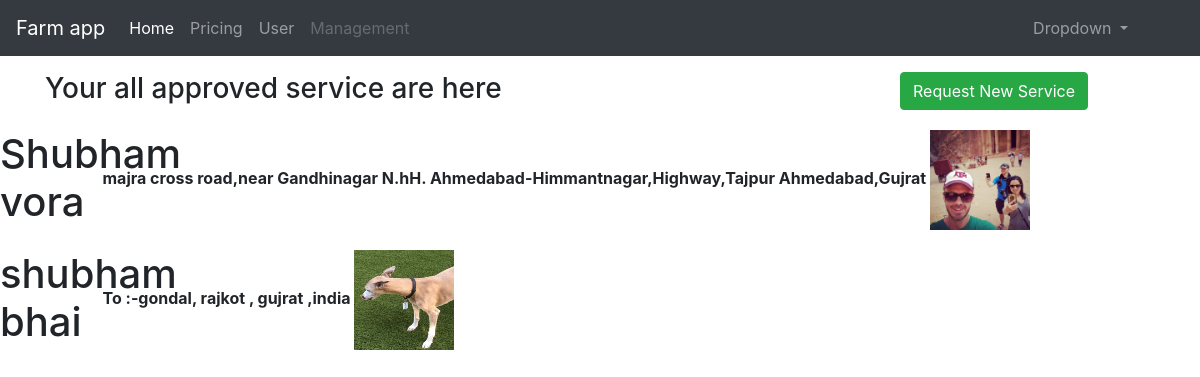
The page /user/records (signed in) on the database as committed earlier.
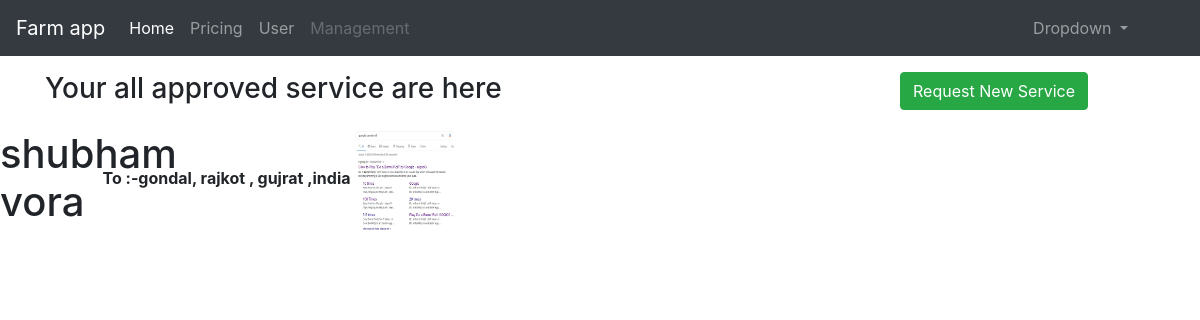
The same page on the database as committed later.
### user/models.py (models this page shows, shortened)
class UserRecord(models.Model):
    sandySoil = "Sandy soil"
    siltSoil = "Silt Soil"
    claySoil= "Clay Soil"
    loamySoil="Loamy Soil"
    SOIL_CHOICES = (
    (sandySoil, "Sandy Soil"),
    (siltSoil, "Silt Soil"),
    (claySoil, "Clay Soil"),
    (loamySoil, "Loamy Soil"),
    )
    recordId=models.AutoField(primary_key=True)
    user=models.ForeignKey(User,on_delete=models.CASCADE)
    name=models.CharField(max_length = 30, blank = False,null = False)
    mobileNo=models.CharField(max_length = 30, blank = False,null = False)
    farmaddress=models.CharField(max_length = 150, blank = False,null = False)
    farmArea=models.IntegerField(default=0)
    soilType=models.CharField(max_length = 11, choices = SOIL_CHOICES, default = siltSoil )
    moneyDemand=models.IntegerField(default=0)
    farmImage=models.ImageField(upload_to='user/farm/',default="")
    extraComment=models.TextField()
    timestamp= models.DateTimeField(default=now)

### user/views.py (the view)
# urls.py: path("records",views.userRecords,name='userRecords'),
def userRecords(request,):
    if request.user.is_authenticated:
        records= UserRecord.objects.filter(user=request.user)
        bool="true"
        form = UserRecordForm()
        Allrecords={'records':records,'bool':bool,'form': form}
    else :
        bool="false"
        Allrecords={'records':"",'bool':bool}
    if request.method == "POST":
        form = UserRecordForm(request.POST, request.FILES)
        if form.is_valid():
            userRecord= form.save(commit=False)
            userRecord.user = request.user
            form.save()
    return render(request,'user/records.html',Allrecords)

### user/templates/user/records.html (shortened to what this page needs)
{% extends "user/base.html" %}
{% block body %}
{% ifequal bool "true"  %}
<div class="container mt-3">
  <div class="row">
    <div class="col-9 mr-auto">
      <h3>Your all approved service are here</h3>
    </div>
    <div class="col-3 ml-auto">
<button type="button" class="btn btn-success mr-2 " data-toggle="modal" data-target="#RecordModal">
Request New Service
</button>
    </div>
  </div>
</div>
 {% for record in records %}
    <div class="row my-3">
        <div class="col-md-1  ">
       <h1>{{record.name}}</h1>
        </div>
        <div class="col-md-11 ">
        <b> {{record.farmaddress}} </b>
        <img src="/media/{{record.farmImage}}" width="100px" height="100px" alt="">
    </div>
    </div>
    {% endfor %}
{%endifequal%}
{% endblock  %}

### user/templates/user/base.html (shortened to what this page needs)
<!DOCTYPE html>
<html>
    <head>
        <link rel="stylesheet" href="https://maxcdn.bootstrapcdn.com/bootstrap/4.0.0/css/bootstrap.min.css">
        <link rel="stylesheet" href="">
    </head>
    <body>
       <nav class="navbar navbar-expand-lg navbar-dark bg-dark">
  <a class="navbar-brand" href="#">Farm app</a>
  <div class="collapse navbar-collapse" id="navbarNav">
    <ul class="navbar-nav">
      <li class="nav-item active">
        <a class="nav-link" href="http://127.0.0.1:8000/">Home<span class="sr-only">(current)</span></a>
      </li>
      <li class="nav-item">
        <a class="nav-link" href="http://127.0.0.1:8000/pricing">Pricing</a>
      </li>
      <li class="nav-item">
        <a class="nav-link" href="http://127.0.0.1:8000/user/">User</a>
      </li>
      <li class="nav-item">
        <a class="nav-link disabled" href="http://127.0.0.1:8000/management/">Management</a>
      </li>
    </ul>
{% if user.is_authenticated %}
<ul class="navbar-nav ml-auto mr-5">
     <li class="nav-item dropdown">
        <a class="nav-link dropdown-toggle" href="#" id="navbarDropdown" role="button" data-toggle="dropdown" aria-haspopup="true" aria-expanded="false">
          Dropdown
        </a>
      </li>
      </ul>
      </div>
{% endif %}
</nav>
{% block body %}{% endblock %}
    </body>
</html>

Rows that differ between the two databases and show on the page:
removed UserRecord: name "Shubham vora", farmaddress "majra cross road,near Gandhinagar N.hH. Ahmedabad-Himmantnagar,Highway,Tajpur Ahmedabad,Gujrat", farmImage (picture)
removed UserRecord: name "shubham bhai", farmaddress "To :-gondal, rajkot , gujrat ,india", farmImage (picture)
added UserRecord: name "shubham vora", farmaddress "To :-gondal, rajkot , gujrat ,india", farmImage (picture)
